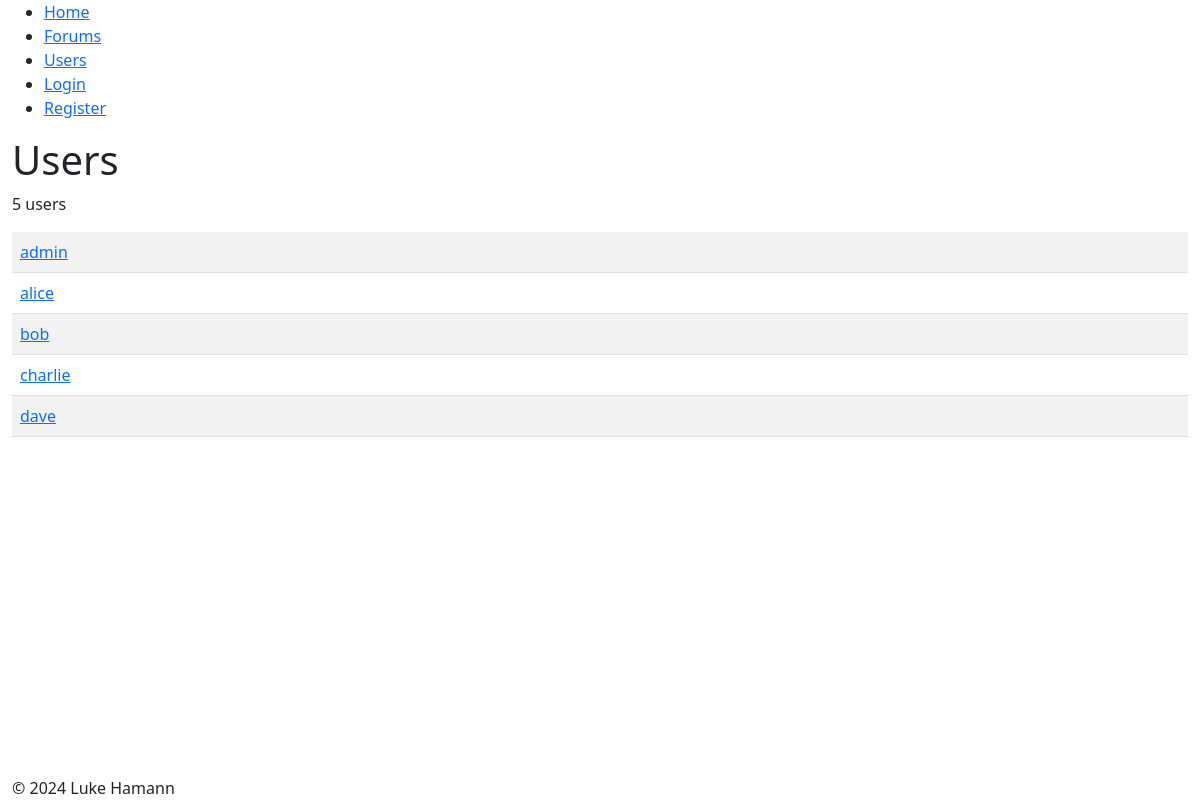
/?action=users, run on the app's committed database.
### tables this page shows
CREATE TABLE Users (
    id int NOT NULL AUTO_INCREMENT,
    name varchar(64) NOT NULL,
    password varchar(255) NOT NULL,
    isAdmin boolean NOT NULL,
    isGhost boolean NOT NULL,
    PRIMARY KEY (id)
);

### index.php (called while the page is built, shortened)
<?php
require_once('models/entities/forum.php');
require_once('models/entities/user.php');
require_once('models/databases/userDB.php');
$currentUser = UserDB::getUser($_SESSION['userId']);
require('./controllers/homeController.php');
?>

### models/databases/userDB.php (called while the page is built, shortened)
<?php
class UserDB {
    public static function getUsers() {
        $db = Database::getDB();
        $query = 'SELECT * FROM Users ORDER BY name';
        $statement = $db->prepare($query);
        $statement->execute();
        $rows = $statement->fetchAll();
        $users = [];
        foreach ($rows as $row) {
            $users[] = new User(
                $row['id'], $row['name'], '', $row['isAdmin'], $row['isGhost']);
        }
        return $users;
    }
    public static function getUser(int $id) {
        $db = Database::getDB();
        $query = 'SELECT * FROM Users WHERE id = :id';
        $statement = $db->prepare($query);
        $statement->bindValue(':id', $id);
        $statement->execute();
        $row = $statement->fetch();
        if ($row === false) return null;
        return new User($row['id'], $row['name'], '', $row['isAdmin'], $row['isGhost']);
    }
}
?>

### models/viewModels/usersViewModel.php (called while the page is built, shortened)
<?php
class UsersViewModel {
    public function __construct($users, $currentUser) {
        $this->users = $users;
    }
}

### models/entities/user.php (called while the page is built, shortened)
<?php
class User {
    public function __construct($id, $name, $password, $isAdmin, $isGhost) {
        $this->id = $id;
        $this->name = $name;
    }
}

### views/home/users.php (the view, shortened to what this page needs)
<?php include('./views/shared/header.php'); ?>
<h1>Users</h1>
<p>
    <?php echo count($model->users); ?> user<?php echo (count($model->users) == 1 ? '' : 's'); ?>
</p>
<table class="table table-striped">
    <tbody>
        <?php foreach($model->users as $user) : ?>
            <tr>
                <td>
                    <a href="?action=user&id=<?php echo $user->id; ?>">
                        <?php echo htmlspecialchars($user->name); ?>
                    </a>
                </td>
            </tr>
        <?php endforeach; ?>
    </tbody>
</table>
<?php include('./views/shared/footer.php'); ?>

### css/main.css (style rules this page uses)
body { display: flex; flex-direction: column; min-height: 100vh; }

### data on the page
users: name "admin"
users: name "alice"
users: name "bob"
users: name "charlie"
users: name "dave"

### other printed values
count($model->users) "5"
